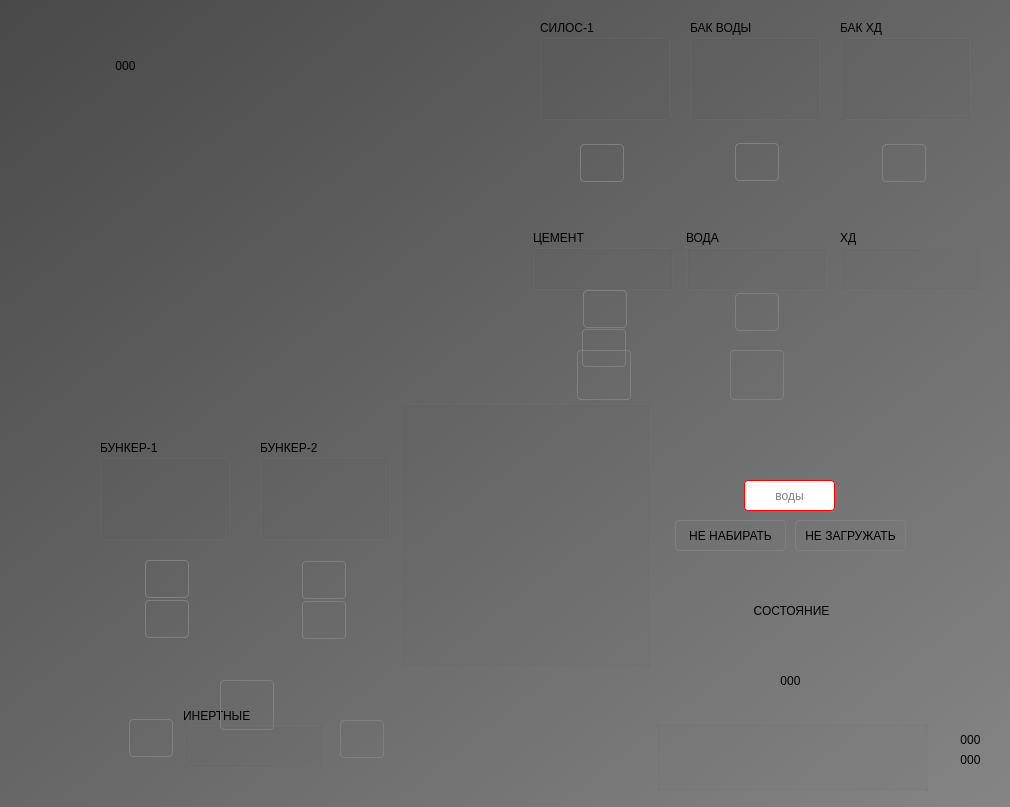
<?xml version="1.0" encoding="UTF-8"?>
<ui version="4.0">
 <class>Home</class>
 <widget class="QWidget" name="Home">
  <property name="geometry">
   <rect>
    <x>0</x>
    <y>0</y>
    <width>1010</width>
    <height>807</height>
   </rect>
  </property>
  <property name="windowTitle">
   <string>АСУ БСУ 250306 (c) 2025</string>
  </property>
  <property name="styleSheet">
   <string notr="true">#centralwidget,#Home
{
	background-color: qlineargradient(spread:pad, x1:0, y1:0, x2:1, y2:1, stop:0 rgba(73, 73, 73, 255), stop:1 rgba(133, 133, 133, 255));
}
QAbstractButton:flat
{
	border: 1px solid gray;
	border-radius: 4px;
}
QAbstractButton:flat:pressed
{
	background-color: green;
}
QAbstractButton:flat[style=&quot;open&quot;]
{
	image: url(:/concrete/stop.png);
}
QAbstractButton:flat:pressed[style=&quot;open&quot;]
{
	image: url(:/concrete/down.png);
}
QAbstractButton:flat:checked[style=&quot;open&quot;]
{
	image: url(:/concrete/down.png);
}
QLabel[style=&quot;huge&quot;]
{
	font-size: 20pt;
	font-weight: bold;
	color: white;
}
QLabel[style=&quot;gigantic&quot;]
{
	font-size: 32pt;
	font-weight: bold;
	color: white;
}

QLabel[style=&quot;badge&quot;]
{
	border: 1px solid red;
	background-color: rgba(0,0,0,100);
	color: white;
	border-radius: 4px;
}
QLabel[style=&quot;vodoley-status&quot;]
{
	border: none;
	background-color: rgb(98, 160, 234);
	color: white;
	border-radius: 4px;
	font-weight: bold;
	font-size: 9pt;
	padding: 8px;
}
QLabel[style='hint']
{
	color: lightGray;
	font-weight: bold;
	font-size: 10pt;
}
QLabel[style='tips']
{
	color: lightGray;
	font-size: 7pt;
}
QLabel[style='sys']
{
	color: yellow;
	font-size: 7pt;
}
QGroupBox[style=&quot;vodoley&quot;]
{
	background-color: rgb(94, 92, 100);
	border: 1px solid gray;
}
QAbstractButton:flat[style=&quot;danger&quot;]
{
	background-color: rgba(224, 27, 36,80);
	color: lightGray;
}
QAbstractButton:flat::checked[style=&quot;danger&quot;]
{
	background-color: rgba(224, 27, 36,255);
	color: white;
}
QAbstractButton:flat[style=&quot;warning&quot;]
{
	background-color: rgba(46, 194, 126,80);
	color: lightGray;
}
QAbstractButton:flat::checked[style=&quot;warning&quot;]
{
	background-color: rgb(46, 194, 126);
	color: white;
}
</string>
  </property>
  <widget class="RuntimeTrend" name="runtimetrend">
   <property name="geometry">
    <rect>
     <x>10</x>
     <y>20</y>
     <width>511</width>
     <height>371</height>
    </rect>
   </property>
   <property name="styleSheet">
    <string notr="true">color: rgb(222, 221, 218);
font-size: 8pt;</string>
   </property>
   <property name="depth">
    <number>1200</number>
   </property>
   <property name="canvasBackground">
    <brush brushstyle="SolidPattern">
     <color alpha="255">
      <red>61</red>
      <green>56</green>
      <blue>70</blue>
     </color>
    </brush>
   </property>
  </widget>
  <widget class="Animation" name="mixer_1">
   <property name="geometry">
    <rect>
     <x>666</x>
     <y>550</y>
     <width>247</width>
     <height>175</height>
    </rect>
   </property>
   <property name="contextMenuPolicy">
    <enum>Qt::CustomContextMenu</enum>
   </property>
   <property name="source">
    <url>
     <string>qrc:/concrete/mixer-planar.mng</string>
    </url>
   </property>
   <widget class="QLabel" name="label">
    <property name="geometry">
     <rect>
      <x>45</x>
      <y>40</y>
      <width>161</width>
      <height>41</height>
     </rect>
    </property>
    <property name="text">
     <string>СОСТОЯНИЕ</string>
    </property>
    <property name="alignment">
     <set>Qt::AlignCenter</set>
    </property>
    <property name="style" stdset="0">
     <string>badge</string>
    </property>
   </widget>
   <widget class="QLabel" name="clock_1">
    <property name="geometry">
     <rect>
      <x>69</x>
      <y>105</y>
      <width>111</width>
      <height>51</height>
     </rect>
    </property>
    <property name="text">
     <string>000</string>
    </property>
    <property name="alignment">
     <set>Qt::AlignCenter</set>
    </property>
    <property name="style" stdset="0">
     <string>huge</string>
    </property>
   </widget>
  </widget>
  <widget class="MixerPanel" name="mixerpanel">
   <property name="geometry">
    <rect>
     <x>656</x>
     <y>720</y>
     <width>272</width>
     <height>71</height>
    </rect>
   </property>
   <property name="gateType">
    <enum>MixerPanel::Pneumatic</enum>
   </property>
  </widget>
  <widget class="DoserPanel" name="doserpanel">
   <property name="geometry">
    <rect>
     <x>540</x>
     <y>20</y>
     <width>130</width>
     <height>100</height>
    </rect>
   </property>
   <property name="title">
    <string>СИЛОС-1</string>
   </property>
  </widget>
  <widget class="DoserPanel" name="doserpanel_2">
   <property name="geometry">
    <rect>
     <x>690</x>
     <y>20</y>
     <width>130</width>
     <height>100</height>
    </rect>
   </property>
   <property name="title">
    <string>БАК ВОДЫ</string>
   </property>
  </widget>
  <widget class="DoserPanel" name="doserpanel_3">
   <property name="geometry">
    <rect>
     <x>840</x>
     <y>20</y>
     <width>130</width>
     <height>100</height>
    </rect>
   </property>
   <property name="title">
    <string>БАК ХД</string>
   </property>
   <property name="precision">
    <number>3</number>
   </property>
  </widget>
  <widget class="DoserPanel" name="doserpanel_4">
   <property name="geometry">
    <rect>
     <x>100</x>
     <y>440</y>
     <width>130</width>
     <height>100</height>
    </rect>
   </property>
   <property name="title">
    <string>БУНКЕР-1</string>
   </property>
  </widget>
  <widget class="DoserPanel" name="doserpanel_5">
   <property name="geometry">
    <rect>
     <x>260</x>
     <y>440</y>
     <width>130</width>
     <height>100</height>
    </rect>
   </property>
   <property name="title">
    <string>БУНКЕР-2</string>
   </property>
  </widget>
  <widget class="Animation" name="dosator_1">
   <property name="geometry">
    <rect>
     <x>550</x>
     <y>200</y>
     <width>113</width>
     <height>238</height>
    </rect>
   </property>
   <property name="contextMenuPolicy">
    <enum>Qt::CustomContextMenu</enum>
   </property>
   <property name="source">
    <url>
     <string>qrc:/concrete/dcement.mng</string>
    </url>
   </property>
   <property name="playbackHints">
    <set>Animation::Bounce</set>
   </property>
   <widget class="QPushButton" name="dopen_1">
    <property name="geometry">
     <rect>
      <x>33</x>
      <y>90</y>
      <width>44</width>
      <height>38</height>
     </rect>
    </property>
    <property name="text">
     <string/>
    </property>
    <property name="iconSize">
     <size>
      <width>32</width>
      <height>32</height>
     </size>
    </property>
    <property name="checkable">
     <bool>true</bool>
    </property>
    <property name="flat">
     <bool>true</bool>
    </property>
    <property name="style" stdset="0">
     <string>open</string>
    </property>
   </widget>
   <widget class="QPushButton" name="dvibrator_1">
    <property name="geometry">
     <rect>
      <x>32</x>
      <y>129</y>
      <width>44</width>
      <height>38</height>
     </rect>
    </property>
    <property name="text">
     <string/>
    </property>
    <property name="icon">
     <iconset resource="../resources/concrete.qrc">
      <normaloff>:/concrete/power.png</normaloff>:/concrete/power.png</iconset>
    </property>
    <property name="iconSize">
     <size>
      <width>24</width>
      <height>24</height>
     </size>
    </property>
    <property name="checkable">
     <bool>true</bool>
    </property>
    <property name="flat">
     <bool>true</bool>
    </property>
   </widget>
  </widget>
  <widget class="Animation" name="dosator_2">
   <property name="geometry">
    <rect>
     <x>700</x>
     <y>200</y>
     <width>115</width>
     <height>174</height>
    </rect>
   </property>
   <property name="contextMenuPolicy">
    <enum>Qt::CustomContextMenu</enum>
   </property>
   <property name="source">
    <url>
     <string>qrc:/concrete/water-dosator.mng</string>
    </url>
   </property>
   <property name="playbackHints">
    <set>Animation::Bounce</set>
   </property>
   <widget class="QPushButton" name="dopen_2">
    <property name="geometry">
     <rect>
      <x>35</x>
      <y>93</y>
      <width>44</width>
      <height>38</height>
     </rect>
    </property>
    <property name="text">
     <string/>
    </property>
    <property name="iconSize">
     <size>
      <width>32</width>
      <height>32</height>
     </size>
    </property>
    <property name="checkable">
     <bool>true</bool>
    </property>
    <property name="flat">
     <bool>true</bool>
    </property>
    <property name="style" stdset="0">
     <string>open</string>
    </property>
   </widget>
  </widget>
  <widget class="Animation" name="container_1">
   <property name="geometry">
    <rect>
     <x>550</x>
     <y>140</y>
     <width>106</width>
     <height>50</height>
    </rect>
   </property>
   <property name="contextMenuPolicy">
    <enum>Qt::CustomContextMenu</enum>
   </property>
   <property name="running">
    <bool>false</bool>
   </property>
   <property name="source">
    <url>
     <string>qrc:/concrete/lauger.mng</string>
    </url>
   </property>
   <widget class="QPushButton" name="open_1">
    <property name="geometry">
     <rect>
      <x>30</x>
      <y>4</y>
      <width>44</width>
      <height>38</height>
     </rect>
    </property>
    <property name="text">
     <string/>
    </property>
    <property name="iconSize">
     <size>
      <width>32</width>
      <height>32</height>
     </size>
    </property>
    <property name="flat">
     <bool>true</bool>
    </property>
    <property name="style" stdset="0">
     <string>open</string>
    </property>
   </widget>
  </widget>
  <widget class="Animation" name="container_2">
   <property name="geometry">
    <rect>
     <x>712</x>
     <y>120</y>
     <width>84</width>
     <height>82</height>
    </rect>
   </property>
   <property name="contextMenuPolicy">
    <enum>Qt::CustomContextMenu</enum>
   </property>
   <property name="running">
    <bool>false</bool>
   </property>
   <property name="source">
    <url>
     <string>qrc:/concrete/pump.mng</string>
    </url>
   </property>
   <widget class="QPushButton" name="open_2">
    <property name="geometry">
     <rect>
      <x>23</x>
      <y>23</y>
      <width>44</width>
      <height>38</height>
     </rect>
    </property>
    <property name="text">
     <string/>
    </property>
    <property name="iconSize">
     <size>
      <width>32</width>
      <height>32</height>
     </size>
    </property>
    <property name="flat">
     <bool>true</bool>
    </property>
    <property name="style" stdset="0">
     <string>open</string>
    </property>
   </widget>
  </widget>
  <widget class="Animation" name="container_3">
   <property name="geometry">
    <rect>
     <x>860</x>
     <y>120</y>
     <width>84</width>
     <height>82</height>
    </rect>
   </property>
   <property name="contextMenuPolicy">
    <enum>Qt::CustomContextMenu</enum>
   </property>
   <property name="running">
    <bool>false</bool>
   </property>
   <property name="source">
    <url>
     <string>qrc:/concrete/pump.mng</string>
    </url>
   </property>
   <widget class="QPushButton" name="open_3">
    <property name="geometry">
     <rect>
      <x>22</x>
      <y>24</y>
      <width>44</width>
      <height>38</height>
     </rect>
    </property>
    <property name="text">
     <string/>
    </property>
    <property name="iconSize">
     <size>
      <width>32</width>
      <height>32</height>
     </size>
    </property>
    <property name="flat">
     <bool>true</bool>
    </property>
    <property name="style" stdset="0">
     <string>open</string>
    </property>
   </widget>
  </widget>
  <widget class="Animation" name="container_4">
   <property name="geometry">
    <rect>
     <x>95</x>
     <y>540</y>
     <width>146</width>
     <height>126</height>
    </rect>
   </property>
   <property name="contextMenuPolicy">
    <enum>Qt::CustomContextMenu</enum>
   </property>
   <property name="running">
    <bool>false</bool>
   </property>
   <property name="source">
    <url>
     <string>qrc:/concrete/fillers.mng</string>
    </url>
   </property>
   <property name="playbackHints">
    <set>Animation::Bounce</set>
   </property>
   <widget class="QPushButton" name="open_4">
    <property name="geometry">
     <rect>
      <x>50</x>
      <y>20</y>
      <width>44</width>
      <height>38</height>
     </rect>
    </property>
    <property name="text">
     <string/>
    </property>
    <property name="iconSize">
     <size>
      <width>32</width>
      <height>32</height>
     </size>
    </property>
    <property name="flat">
     <bool>true</bool>
    </property>
    <property name="style" stdset="0">
     <string>open</string>
    </property>
   </widget>
   <widget class="QPushButton" name="vibrator_1">
    <property name="geometry">
     <rect>
      <x>50</x>
      <y>60</y>
      <width>44</width>
      <height>38</height>
     </rect>
    </property>
    <property name="text">
     <string/>
    </property>
    <property name="icon">
     <iconset resource="../resources/concrete.qrc">
      <normaloff>:/concrete/power.png</normaloff>:/concrete/power.png</iconset>
    </property>
    <property name="iconSize">
     <size>
      <width>24</width>
      <height>24</height>
     </size>
    </property>
    <property name="checkable">
     <bool>true</bool>
    </property>
    <property name="flat">
     <bool>true</bool>
    </property>
   </widget>
  </widget>
  <widget class="Animation" name="container_5">
   <property name="geometry">
    <rect>
     <x>252</x>
     <y>540</y>
     <width>146</width>
     <height>126</height>
    </rect>
   </property>
   <property name="contextMenuPolicy">
    <enum>Qt::CustomContextMenu</enum>
   </property>
   <property name="running">
    <bool>false</bool>
   </property>
   <property name="source">
    <url>
     <string>qrc:/concrete/fillers.mng</string>
    </url>
   </property>
   <property name="playbackHints">
    <set>Animation::Bounce</set>
   </property>
   <widget class="QPushButton" name="open_5">
    <property name="geometry">
     <rect>
      <x>50</x>
      <y>21</y>
      <width>44</width>
      <height>38</height>
     </rect>
    </property>
    <property name="text">
     <string/>
    </property>
    <property name="iconSize">
     <size>
      <width>32</width>
      <height>32</height>
     </size>
    </property>
    <property name="flat">
     <bool>true</bool>
    </property>
    <property name="style" stdset="0">
     <string>open</string>
    </property>
   </widget>
   <widget class="QPushButton" name="vibrator_2">
    <property name="geometry">
     <rect>
      <x>50</x>
      <y>61</y>
      <width>44</width>
      <height>38</height>
     </rect>
    </property>
    <property name="text">
     <string/>
    </property>
    <property name="icon">
     <iconset resource="../resources/concrete.qrc">
      <normaloff>:/concrete/power.png</normaloff>:/concrete/power.png</iconset>
    </property>
    <property name="iconSize">
     <size>
      <width>24</width>
      <height>24</height>
     </size>
    </property>
    <property name="checkable">
     <bool>true</bool>
    </property>
    <property name="flat">
     <bool>true</bool>
    </property>
   </widget>
  </widget>
  <widget class="Animation" name="dosator_3">
   <property name="geometry">
    <rect>
     <x>60</x>
     <y>710</y>
     <width>392</width>
     <height>54</height>
    </rect>
   </property>
   <property name="contextMenuPolicy">
    <enum>Qt::CustomContextMenu</enum>
   </property>
   <property name="source">
    <url>
     <string>qrc:/concrete/conveyor.mng</string>
    </url>
   </property>
   <widget class="QPushButton" name="dopen_3">
    <property name="geometry">
     <rect>
      <x>280</x>
      <y>10</y>
      <width>44</width>
      <height>38</height>
     </rect>
    </property>
    <property name="text">
     <string/>
    </property>
    <property name="iconSize">
     <size>
      <width>32</width>
      <height>32</height>
     </size>
    </property>
    <property name="checkable">
     <bool>true</bool>
    </property>
    <property name="flat">
     <bool>true</bool>
    </property>
    <property name="style" stdset="0">
     <string>open</string>
    </property>
   </widget>
   <widget class="QPushButton" name="dvibrator_2">
    <property name="geometry">
     <rect>
      <x>69</x>
      <y>9</y>
      <width>44</width>
      <height>38</height>
     </rect>
    </property>
    <property name="text">
     <string/>
    </property>
    <property name="icon">
     <iconset resource="../resources/concrete.qrc">
      <normaloff>:/concrete/power.png</normaloff>:/concrete/power.png</iconset>
    </property>
    <property name="iconSize">
     <size>
      <width>24</width>
      <height>24</height>
     </size>
    </property>
    <property name="checkable">
     <bool>true</bool>
    </property>
    <property name="flat">
     <bool>true</bool>
    </property>
   </widget>
  </widget>
  <widget class="DosatorPanel" name="dosatorpanel">
   <property name="geometry">
    <rect>
     <x>533</x>
     <y>230</y>
     <width>140</width>
     <height>60</height>
    </rect>
   </property>
   <property name="title">
    <string>ЦЕМЕНТ</string>
   </property>
  </widget>
  <widget class="DosatorPanel" name="dosatorpanel_2">
   <property name="geometry">
    <rect>
     <x>686</x>
     <y>230</y>
     <width>140</width>
     <height>60</height>
    </rect>
   </property>
   <property name="title">
    <string>ВОДА</string>
   </property>
  </widget>
  <widget class="DosatorPanel" name="dosatorpanel_3">
   <property name="geometry">
    <rect>
     <x>840</x>
     <y>230</y>
     <width>140</width>
     <height>60</height>
    </rect>
   </property>
   <property name="title">
    <string>ХД</string>
   </property>
   <property name="precision">
    <number>3</number>
   </property>
  </widget>
  <widget class="DosatorPanel" name="dosatorpanel_4">
   <property name="geometry">
    <rect>
     <x>183</x>
     <y>708</y>
     <width>140</width>
     <height>60</height>
    </rect>
   </property>
   <property name="title">
    <string>ИНЕРТНЫЕ</string>
   </property>
  </widget>
  <widget class="Animation" name="dosator_4">
   <property name="geometry">
    <rect>
     <x>620</x>
     <y>650</y>
     <width>114</width>
     <height>137</height>
    </rect>
   </property>
   <property name="source">
    <url>
     <string>qrc:/concrete/lmgate.mng</string>
    </url>
   </property>
   <property name="playbackHints">
    <set>Animation::Bounce</set>
   </property>
  </widget>
  <widget class="QLabel" name="mclosed_1">
   <property name="geometry">
    <rect>
     <x>686</x>
     <y>670</y>
     <width>22</width>
     <height>22</height>
    </rect>
   </property>
   <property name="text">
    <string/>
   </property>
   <property name="pixmap">
    <pixmap resource="../resources/concrete.qrc">:/concrete/red.png</pixmap>
   </property>
   <property name="alignment">
    <set>Qt::AlignCenter</set>
   </property>
  </widget>
  <widget class="QLabel" name="mopened_1">
   <property name="geometry">
    <rect>
     <x>716</x>
     <y>670</y>
     <width>22</width>
     <height>22</height>
    </rect>
   </property>
   <property name="text">
    <string/>
   </property>
   <property name="pixmap">
    <pixmap resource="../resources/concrete.qrc">:/concrete/green.png</pixmap>
   </property>
   <property name="alignment">
    <set>Qt::AlignCenter</set>
   </property>
  </widget>
  <widget class="Animation" name="rain_1">
   <property name="geometry">
    <rect>
     <x>591</x>
     <y>370</y>
     <width>30</width>
     <height>33</height>
    </rect>
   </property>
   <property name="running">
    <bool>true</bool>
   </property>
   <property name="source">
    <url>
     <string>qrc:/concrete/fillers-rain.mng</string>
    </url>
   </property>
   <property name="playbackHints">
    <set>Animation::Ceaseless</set>
   </property>
  </widget>
  <widget class="Animation" name="rain_2">
   <property name="geometry">
    <rect>
     <x>740</x>
     <y>370</y>
     <width>32</width>
     <height>95</height>
    </rect>
   </property>
   <property name="running">
    <bool>true</bool>
   </property>
   <property name="source">
    <url>
     <string>qrc:/concrete/water-rain.mng</string>
    </url>
   </property>
   <property name="playbackHints">
    <set>Animation::Ceaseless</set>
   </property>
  </widget>
  <widget class="Animation" name="rain_3">
   <property name="geometry">
    <rect>
     <x>130</x>
     <y>660</y>
     <width>30</width>
     <height>33</height>
    </rect>
   </property>
   <property name="running">
    <bool>true</bool>
   </property>
   <property name="source">
    <url>
     <string>qrc:/concrete/fillers-rain.mng</string>
    </url>
   </property>
   <property name="playbackHints">
    <set>Animation::Ceaseless</set>
   </property>
  </widget>
  <widget class="Animation" name="rain_4">
   <property name="geometry">
    <rect>
     <x>175</x>
     <y>660</y>
     <width>30</width>
     <height>33</height>
    </rect>
   </property>
   <property name="running">
    <bool>true</bool>
   </property>
   <property name="source">
    <url>
     <string>qrc:/concrete/fillers-rain.mng</string>
    </url>
   </property>
   <property name="playbackHints">
    <set>Animation::Ceaseless</set>
   </property>
  </widget>
  <widget class="Animation" name="rain_5">
   <property name="geometry">
    <rect>
     <x>287</x>
     <y>660</y>
     <width>30</width>
     <height>33</height>
    </rect>
   </property>
   <property name="running">
    <bool>true</bool>
   </property>
   <property name="source">
    <url>
     <string>qrc:/concrete/fillers-rain.mng</string>
    </url>
   </property>
   <property name="playbackHints">
    <set>Animation::Ceaseless</set>
   </property>
  </widget>
  <widget class="Animation" name="rain_6">
   <property name="geometry">
    <rect>
     <x>332</x>
     <y>660</y>
     <width>30</width>
     <height>33</height>
    </rect>
   </property>
   <property name="running">
    <bool>true</bool>
   </property>
   <property name="source">
    <url>
     <string>qrc:/concrete/fillers-rain.mng</string>
    </url>
   </property>
   <property name="playbackHints">
    <set>Animation::Ceaseless</set>
   </property>
  </widget>
  <widget class="ElevatorPanel" name="elevatorpanel_0">
   <property name="geometry">
    <rect>
     <x>400</x>
     <y>400</y>
     <width>250</width>
     <height>267</height>
    </rect>
   </property>
  </widget>
  <widget class="QLabel" name="below">
   <property name="geometry">
    <rect>
     <x>500</x>
     <y>660</y>
     <width>124</width>
     <height>161</height>
    </rect>
   </property>
   <property name="text">
    <string/>
   </property>
   <property name="pixmap">
    <pixmap resource="../resources/concrete.qrc">:/concrete/elevator-below.png</pixmap>
   </property>
  </widget>
  <widget class="QLabel" name="above">
   <property name="geometry">
    <rect>
     <x>620</x>
     <y>440</y>
     <width>124</width>
     <height>161</height>
    </rect>
   </property>
   <property name="text">
    <string/>
   </property>
   <property name="pixmap">
    <pixmap resource="../resources/concrete.qrc">:/concrete/elevator-above.png</pixmap>
   </property>
  </widget>
  <widget class="QPushButton" name="pushButton">
   <property name="geometry">
    <rect>
     <x>675</x>
     <y>520</y>
     <width>111</width>
     <height>31</height>
    </rect>
   </property>
   <property name="text">
    <string>НЕ НАБИРАТЬ</string>
   </property>
   <property name="checkable">
    <bool>true</bool>
   </property>
   <property name="flat">
    <bool>true</bool>
   </property>
   <property name="style" stdset="0">
    <string>danger</string>
   </property>
  </widget>
  <widget class="QPushButton" name="pushButton_2">
   <property name="geometry">
    <rect>
     <x>795</x>
     <y>520</y>
     <width>111</width>
     <height>31</height>
    </rect>
   </property>
   <property name="text">
    <string>НЕ ЗАГРУЖАТЬ</string>
   </property>
   <property name="checkable">
    <bool>true</bool>
   </property>
   <property name="checked">
    <bool>false</bool>
   </property>
   <property name="flat">
    <bool>true</bool>
   </property>
   <property name="style" stdset="0">
    <string>warning</string>
   </property>
  </widget>
  <widget class="QLabel" name="mixer_i">
   <property name="geometry">
    <rect>
     <x>70</x>
     <y>40</y>
     <width>111</width>
     <height>51</height>
    </rect>
   </property>
   <property name="text">
    <string>000</string>
   </property>
   <property name="alignment">
    <set>Qt::AlignCenter</set>
   </property>
   <property name="style" stdset="0">
    <string>huge</string>
   </property>
  </widget>
  <widget class="QLabel" name="middle_1">
   <property name="geometry">
    <rect>
     <x>554</x>
     <y>550</y>
     <width>124</width>
     <height>161</height>
    </rect>
   </property>
   <property name="text">
    <string/>
   </property>
   <property name="pixmap">
    <pixmap resource="../resources/concrete.qrc">:/concrete/elevator-below.png</pixmap>
   </property>
  </widget>
  <widget class="QLineEdit" name="lineEdit">
   <property name="geometry">
    <rect>
     <x>744</x>
     <y>480</y>
     <width>91</width>
     <height>31</height>
    </rect>
   </property>
   <property name="styleSheet">
    <string notr="true">border: 1px solid red;
border-radius: 4px;
padding: 4px;</string>
   </property>
   <property name="alignment">
    <set>Qt::AlignCenter</set>
   </property>
   <property name="placeholderText">
    <string>воды</string>
   </property>
  </widget>
  <widget class="QPushButton" name="fault_1">
   <property name="geometry">
    <rect>
     <x>577</x>
     <y>350</y>
     <width>54</width>
     <height>50</height>
    </rect>
   </property>
   <property name="text">
    <string/>
   </property>
   <property name="icon">
    <iconset resource="../resources/concrete.qrc">
     <normaloff>:/concrete/attention.png</normaloff>:/concrete/attention.png</iconset>
   </property>
   <property name="iconSize">
    <size>
     <width>48</width>
     <height>48</height>
    </size>
   </property>
   <property name="flat">
    <bool>true</bool>
   </property>
  </widget>
  <widget class="QPushButton" name="fault_2">
   <property name="geometry">
    <rect>
     <x>730</x>
     <y>350</y>
     <width>54</width>
     <height>50</height>
    </rect>
   </property>
   <property name="text">
    <string/>
   </property>
   <property name="icon">
    <iconset resource="../resources/concrete.qrc">
     <normaloff>:/concrete/attention.png</normaloff>:/concrete/attention.png</iconset>
   </property>
   <property name="iconSize">
    <size>
     <width>48</width>
     <height>48</height>
    </size>
   </property>
   <property name="flat">
    <bool>true</bool>
   </property>
  </widget>
  <widget class="QPushButton" name="fault_4">
   <property name="geometry">
    <rect>
     <x>220</x>
     <y>680</y>
     <width>54</width>
     <height>50</height>
    </rect>
   </property>
   <property name="text">
    <string/>
   </property>
   <property name="icon">
    <iconset resource="../resources/concrete.qrc">
     <normaloff>:/concrete/attention.png</normaloff>:/concrete/attention.png</iconset>
   </property>
   <property name="iconSize">
    <size>
     <width>48</width>
     <height>48</height>
    </size>
   </property>
   <property name="flat">
    <bool>true</bool>
   </property>
  </widget>
  <widget class="QLabel" name="scantTime">
   <property name="geometry">
    <rect>
     <x>950</x>
     <y>730</y>
     <width>41</width>
     <height>20</height>
    </rect>
   </property>
   <property name="text">
    <string>000</string>
   </property>
   <property name="alignment">
    <set>Qt::AlignCenter</set>
   </property>
   <property name="style" stdset="0">
    <string>hint</string>
   </property>
  </widget>
  <widget class="QLabel" name="powered">
   <property name="geometry">
    <rect>
     <x>950</x>
     <y>750</y>
     <width>41</width>
     <height>20</height>
    </rect>
   </property>
   <property name="text">
    <string>000</string>
   </property>
   <property name="alignment">
    <set>Qt::AlignCenter</set>
   </property>
   <property name="style" stdset="0">
    <string>hint</string>
   </property>
  </widget>
  <zorder>above</zorder>
  <zorder>middle_1</zorder>
  <zorder>dosator_3</zorder>
  <zorder>below</zorder>
  <zorder>elevatorpanel_0</zorder>
  <zorder>dosator_4</zorder>
  <zorder>runtimetrend</zorder>
  <zorder>mixer_1</zorder>
  <zorder>mixerpanel</zorder>
  <zorder>doserpanel</zorder>
  <zorder>doserpanel_2</zorder>
  <zorder>doserpanel_3</zorder>
  <zorder>doserpanel_4</zorder>
  <zorder>doserpanel_5</zorder>
  <zorder>dosator_1</zorder>
  <zorder>dosator_2</zorder>
  <zorder>container_1</zorder>
  <zorder>container_2</zorder>
  <zorder>container_3</zorder>
  <zorder>container_4</zorder>
  <zorder>container_5</zorder>
  <zorder>dosatorpanel</zorder>
  <zorder>dosatorpanel_2</zorder>
  <zorder>dosatorpanel_3</zorder>
  <zorder>dosatorpanel_4</zorder>
  <zorder>mclosed_1</zorder>
  <zorder>mopened_1</zorder>
  <zorder>rain_1</zorder>
  <zorder>rain_2</zorder>
  <zorder>rain_3</zorder>
  <zorder>rain_4</zorder>
  <zorder>rain_5</zorder>
  <zorder>rain_6</zorder>
  <zorder>pushButton</zorder>
  <zorder>pushButton_2</zorder>
  <zorder>mixer_i</zorder>
  <zorder>lineEdit</zorder>
  <zorder>fault_1</zorder>
  <zorder>fault_2</zorder>
  <zorder>fault_4</zorder>
  <zorder>scantTime</zorder>
  <zorder>powered</zorder>
 </widget>
 <customwidgets>
  <customwidget>
   <class>DosatorPanel</class>
   <extends>QGroupBox</extends>
   <header>concreteui.dosatorpanel</header>
  </customwidget>
  <customwidget>
   <class>DoserPanel</class>
   <extends>QGroupBox</extends>
   <header>concreteui.doserpanel</header>
  </customwidget>
  <customwidget>
   <class>MixerPanel</class>
   <extends>QGroupBox</extends>
   <header>concreteui.mixerpanel</header>
  </customwidget>
  <customwidget>
   <class>Animation</class>
   <extends>QLabel</extends>
   <header>pygui.animation</header>
   <container>1</container>
  </customwidget>
  <customwidget>
   <class>RuntimeTrend</class>
   <extends>QWidget</extends>
   <header>pygui.runtimetrend</header>
  </customwidget>
  <customwidget>
   <class>ElevatorPanel</class>
   <extends>QGroupBox</extends>
   <header>concreteui/elevatorpanel.h</header>
   <container>1</container>
  </customwidget>
 </customwidgets>
 <resources>
  <include location="../resources/concrete.qrc"/>
  <include location="../SCADA.qrc"/>
 </resources>
 <connections/>
</ui>
